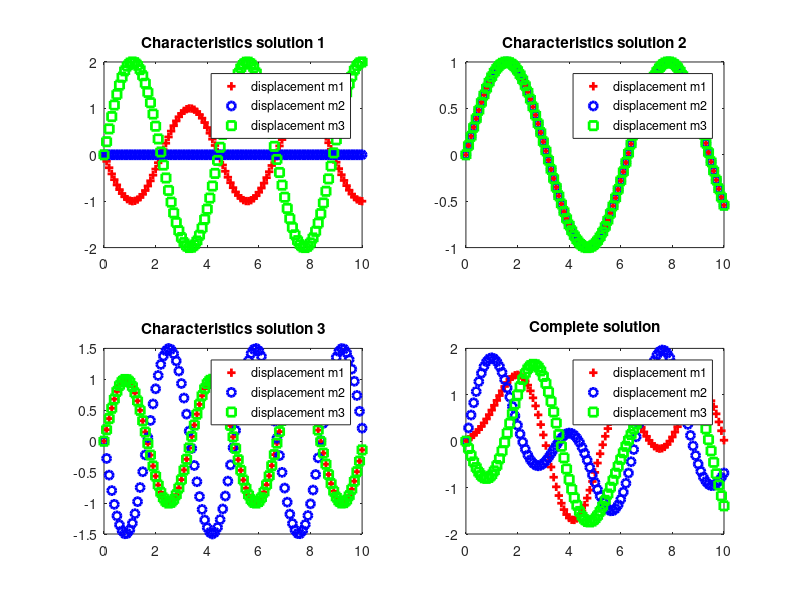

This chart was generated by the following MATLAB code:
t = 0:0.1:10;

% characteristics solution 1
u11 = @(t) -sin(sqrt(2)*t);
u12 = @(t) 0*t;
u13 = @(t) 2*sin(sqrt(2)*t);

% characteristics solution 2
u21 = @(t) sin(t);
u22 = @(t) sin(t);
u23 = @(t) sin(t);

% characteristics solution 3
u31 = @(t) sin(sqrt(7/2)*t);
u32 = @(t) -(3/2)*sin(sqrt(7/2)*t);
u33 = @(t) sin(sqrt(7/2)*t);

% complete solution
A = [-sqrt(2), 1, 1; 0, 1, -3/2; 2*sqrt(2), 1, 1];
b = [1; 2; -1];
x = A\b;
u_comp1 = @(t) x(1)*u11(t) + x(2) * u21(t) + x(3) * u31(t);
u_comp2 = @(t) x(1)*u12(t) + x(2) * u22(t) + x(3) * u32(t);
u_comp3 = @(t) x(1)*u13(t) + x(2) * u23(t) + x(3) * u33(t);
x

subplot(2,2,1)
plot(t, u11(t), 'r+', 'DisplayName', 'displacement m1', 'LineWidth',2)
hold on
plot(t, u12(t), 'bo', 'DisplayName', 'displacement m2', 'LineWidth',2)
hold on
plot(t, u13(t), 'gs', 'DisplayName', 'displacement m3', 'LineWidth',2)
legend()
title('Characteristics solution 1')

subplot(2,2,2)
plot(t, u21(t), 'r+', 'DisplayName', 'displacement m1', 'LineWidth',2)
hold on
plot(t, u22(t), 'bo', 'DisplayName', 'displacement m2', 'LineWidth',2)
hold on
plot(t, u23(t), 'gs', 'DisplayName', 'displacement m3', 'LineWidth',2)
legend()
title('Characteristics solution 2')

subplot(2,2,3)
plot(t, u31(t), 'r+', 'DisplayName', 'displacement m1', 'LineWidth',2)
hold on
plot(t, u32(t), 'bo', 'DisplayName', 'displacement m2', 'LineWidth',2)
hold on
plot(t, u33(t), 'gs', 'DisplayName', 'displacement m3', 'LineWidth',2)
legend()
title('Characteristics solution 3')

subplot(2,2,4)
plot(t, u_comp1(t), 'r+', 'DisplayName', 'displacement m1', 'LineWidth',2)
hold on
plot(t, u_comp2(t), 'bo', 'DisplayName', 'displacement m2', 'LineWidth',2)
hold on
plot(t, u_comp3(t), 'gs', 'DisplayName', 'displacement m3', 'LineWidth',2)
legend()
title('Complete solution')